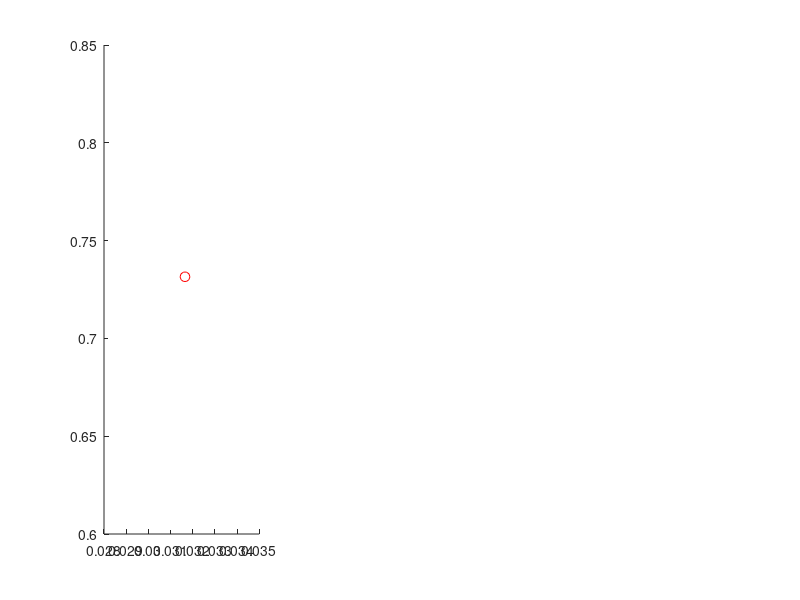

Here is the MATLAB script that generated this plot: (Note: this script raises an error after producing the figure.)
clc;
clear all; %#ok<*CLALL> 
close all;

dpts    = 100;
clstno  = 3;
clstcol = ["red","green","blue","orange","yellow"];

memno   = [];            % number of members in given cluster
distmat = [];            % col 1 is distance, col 2 is closest cluster number
clstgp  = [];            % coordinates of cluster center

D = csvread('emissiondata.txt'); %#ok<*CSVRD> 
D = D(1:dpts,2:3);
datrange = max(D);
D = [ D(:,1)/datrange(1) , D(:,2)/datrange(2) ];

subplot(1,3,1);
for i = 1:clstno
    clstgp = [ clstgp ; D(i,1),D(i,2) ] ; 
    scatter( clstgp(i,1),clstgp(i,2), 50, clstcol(i) );
    hold on
end


for i = 1:dpts
    tempdist = []; % holds distances from all cluster centers
    for j = 1:clstno
        tempdist = [tempdist,distcal( D(i,:) , clstgp(j,:) )];
    end 
    [temp1,temp2] = min(tempdist);
    distmat = [ distmat ; temp1,temp2  ];
    
    scatter( D(i,1) , D(i,2), 4, clstcol(distmat(i,2)) );
    hold on
end
xlim([0 1.5]);
ylim([0 1.5]);

D = [D(:,1:2),distmat(:,2)];

%%%%%%%%%%%%%%%%%%%%%%%%%%%%%%%%%%%%%%%%%%%%
%   ITERATION 2

subplot(1,3,2);

% reset cluster centers
for i = 1:clstno 
    clstgp(i,1) = 0 ;
    clstgp(i,2) = 0 ;
    memno  = [memno,0]; %#ok<*AGROW> 
end

for i = 1:dpts
    g = D(i,3); % cluster number to which i'th datapt currently belongs
    memno(g) = memno(g)+1; 
    clstgp(g,1) = clstgp(g,1) + D(i,1) ;
    clstgp(g,2) = clstgp(g,2) + D(i,2) ;
end

for i = 1:clstno
    clstgp(i,1) =  clstgp(i,1)/memno(i);
    clstgp(i,2) =  clstgp(i,2)/memno(i);
    scatter( clstgp(i,1),clstgp(i,2), 50, clstcol(i) );
    hold on
end

distmat = [];
for i = 1:dpts
    tempdist = [];
    for j = 1:clstno
        tempdist = [tempdist,distcal( D(i,:) , clstgp(j,:) )];
    end 
    [temp1,temp2] = min(tempdist);
    distmat = [ distmat ; temp1,temp2  ];
    
    scatter( D(i,1) , D(i,2), 4, clstcol(distmat(i,2)) );
    hold on
end


xlim([0 1.5]);
ylim([0 1.5]);

memno = zeros(1,clstno)


D = [D(:,1),D(:,2),distmat(:,2)];



%%%%%%%%%%%%%%%%%%%%%%%%%%%%%%%%%%%%%%%%%%%%
%      iteration 3


for i = 1:clstno
    clstgp(i,1) = 0 ;
    clstgp(i,2) = 0 ;
    memno  = [memno,0]; %#ok<*AGROW> 
end

subplot(1,3,3);

for i = 1:dpts
    g = D(i,3);
    memno(g) = memno(g)+1; %#ok<*SAGROW> 
    clstgp(g,1) = clstgp(g,1) + D(i,1) ;
    clstgp(g,2) = clstgp(g,2) + D(i,2) ;
end

for i = 1:clstno
    clstgp(i,1) =  clstgp(i,1)/memno(i);
    clstgp(i,2) =  clstgp(i,2)/memno(i);
    scatter( clstgp(i,1),clstgp(i,2), 50, clstcol(i) );
    hold on
end

distmat = [];
for i = 1:dpts
    tempdist = [];
    for j = 1:clstno
        tempdist = [tempdist,distcal( D(i,:) , clstgp(j,:) )];
    end 
    [temp1,temp2] = min(tempdist);
    distmat = [ distmat ; temp1,temp2  ];
    
    scatter( D(i,1) , D(i,2), 4, clstcol(distmat(i,2)) );
    hold on
end


xlim([0 1.5]);
ylim([0 1.5]);







function m = distcal(a,b)
m = (a(1)-b(1))*(a(1)-b(1)) + (a(2)-b(2))*(a(2)-b(2)) ;
end
